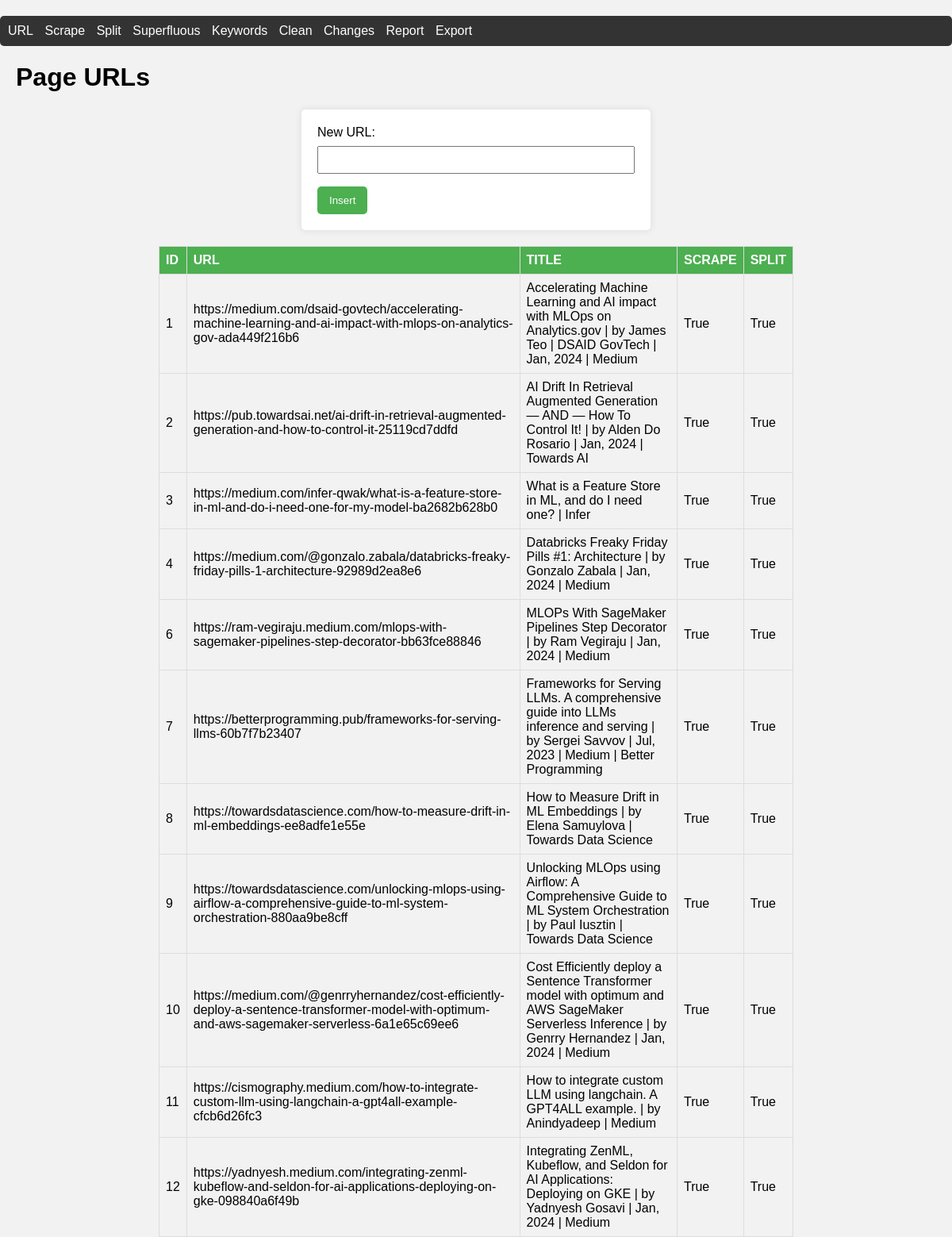
The page / on the database its author committed.
### tables this page shows
CREATE TABLE PAGES (
                        ID INTEGER PRIMARY KEY,
                        URL TEXT,
                        TITLE TEXT,
                        SCRAPE BOOLEAN,
                        SPLIT BOOLEAN
                    );

### run.py (the view)
@app.route('/')
def index():
    return urls()

### run.py (called while the page is built)
@app.route('/urls', methods=['GET', 'POST'])
def urls():
    if request.method == 'POST':
        new_url = request.form.get('new_url')
        if new_url:
            scraper.insert_new_url(new_url)
    pages_data = display_table('PAGES')
    return render_template('urls.html', pages_data=pages_data)

def display_table(table_name):
    connection = scraper.create_database_connection()
    cursor = connection.cursor()
    if table_name == 'KEYWORDS':
        cursor.execute(f'SELECT * FROM {table_name} ORDER BY keyword_count DESC')
    else:
        cursor.execute(f'SELECT * FROM {table_name}')
    data = cursor.fetchall()
    connection.close()
    return data

### scrapper.py (called while the page is built)
    def create_database_connection(self):
        return sqlite3.connect(self.database_name)

### templates/urls.html (shortened to what this page needs)
<!DOCTYPE html>
<html lang="en">
<head>
    <link rel="stylesheet" href="{{ url_for('static', filename='styles.css') }}">
</head>
<body>
   <div id="control-panel">
        <a href="/urls">URL</a>
        <a href="/scrape">Scrape</a>
        <a href="/split">Split</a>
        <a href="/superfluous">Superfluous</a>
        <a href="/keywords">Keywords</a>
        <a href="/clean">Clean</a>
        <a href="/changes">Changes</a>
        <a href="/report">Report</a>
       <a href="/export">Export</a>
    </div>
    <h1>Page URLs</h1>
     <form action="/urls" method="post">
        <label for="new_url">New URL:</label>
        <input type="text" id="new_url" name="new_url" required>
        <button type="submit">Insert</button>
    </form>
    <table border="1", id="table1">
        <thead>
            <tr>
                <th>ID</th>
                <th>URL</th>
                <th>TITLE</th>
                <th>SCRAPE</th>
                <th>SPLIT</th>
            </tr>
        </thead>
        <tbody>
            {% for page in pages_data %}
            <tr>
                <td>{{ page[0] }}</td>
                <td>{{ page[1] }}</td>
                <td>{{ page[2] }}</td>
                <td>{{ "True" if page[3] else "False" }}</td>
                <td>{{ "True" if page[4] else "False" }}</td>
            </tr>
        {% endfor %}
        </tbody>
    </table>
</body>
</html>

### static/styles.css (style rules this page uses)
body { font-family: Arial, sans-serif; background-color: #f2f2f2; margin: 0; padding: 0; }
#table1 { width: 100%; max-width: 800px; margin: auto; border-collapse: collapse; margin-top: 20px; }
th, td { border: 1px solid #dddddd; text-align: left; padding: 8px; }
th { background-color: #4CAF50; color: white; }
h1 { margin-left: 20px; }
#control-panel { background-color: #333; padding: 10px; margin-top: 20px; border-radius: 5px; }
#control-panel a { color: white; text-decoration: none; margin-right: 10px; }
form { max-width: 400px; margin: auto; background-color: #fff; padding: 20px; border-radius: 5px; box-shadow: 0 0 10px rgba(0, 0, 0, 0.1); margin-top: 20px; }
form label { display: block; margin-bottom: 8px; }
form input[type="text"], form input[type="password"], form select { width: 100%; padding: 8px; margin-bottom: 16px; box-sizing: border-box; }
form button { background-color: #4CAF50; color: white; padding: 10px 15px; border: none; border-radius: 5px; cursor: pointer; }

### rows shown on the page
PAGES: ID "1", URL "https://medium.com/dsaid-govtech/accelerating-machine-learning-and-ai-impact-with-mlops-on-analytics-gov-ada449f216b6", TITLE "Accelerating Machine Learning and AI impact with MLOps on Analytics.gov | by James Teo | DSAID GovTech | Jan, 2024 | Medium", SCRAPE "True", SPLIT "True"
PAGES: ID "2", URL "https://pub.towardsai.net/ai-drift-in-retrieval-augmented-generation-and-how-to-control-it-25119cd7ddfd", TITLE "AI Drift In Retrieval Augmented Generation — AND — How To Control It! | by Alden Do Rosario | Jan, 2024 | Towards AI", SCRAPE "True", SPLIT "True"
PAGES: ID "3", URL "https://medium.com/infer-qwak/what-is-a-feature-store-in-ml-and-do-i-need-one-for-my-model-ba2682b628b0", TITLE "What is a Feature Store in ML, and do I need one? | Infer", SCRAPE "True", SPLIT "True"
PAGES: ID "4", URL "https://medium.com/@gonzalo.zabala/databricks-freaky-friday-pills-1-architecture-92989d2ea8e6", TITLE "Databricks Freaky Friday Pills #1: Architecture | by Gonzalo Zabala | Jan, 2024 | Medium", SCRAPE "True", SPLIT "True"
PAGES: ID "6", URL "https://ram-vegiraju.medium.com/mlops-with-sagemaker-pipelines-step-decorator-bb63fce88846", TITLE "MLOPs With SageMaker Pipelines Step Decorator | by Ram Vegiraju | Jan, 2024 | Medium", SCRAPE "True", SPLIT "True"
PAGES: ID "7", URL "https://betterprogramming.pub/frameworks-for-serving-llms-60b7f7b23407", TITLE "Frameworks for Serving LLMs. A comprehensive guide into LLMs inference and serving | by Sergei Savvov | Jul, 2023 | Medium | Better Programming", SCRAPE "True", SPLIT "True"
PAGES: ID "8", URL "https://towardsdatascience.com/how-to-measure-drift-in-ml-embeddings-ee8adfe1e55e", TITLE "How to Measure Drift in ML Embeddings | by Elena Samuylova | Towards Data Science", SCRAPE "True", SPLIT "True"
PAGES: ID "9", URL "https://towardsdatascience.com/unlocking-mlops-using-airflow-a-comprehensive-guide-to-ml-system-orchestration-880aa9be8cff", TITLE "Unlocking MLOps using Airflow: A Comprehensive Guide to ML System Orchestration | by Paul Iusztin | Towards Data Science", SCRAPE "True", SPLIT "True"
PAGES: ID "10", URL "https://medium.com/@genrryhernandez/cost-efficiently-deploy-a-sentence-transformer-model-with-optimum-and-aws-sagemaker-serverless-6a1e65c69ee6", TITLE "Cost Efficiently deploy a Sentence Transformer model with optimum and AWS SageMaker Serverless Inference | by Genrry Hernandez | Jan, 2024 | Medium", SCRAPE "True", SPLIT "True"
PAGES: ID "11", URL "https://cismography.medium.com/how-to-integrate-custom-llm-using-langchain-a-gpt4all-example-cfcb6d26fc3", TITLE "How to integrate custom LLM using langchain. A GPT4ALL example. | by Anindyadeep | Medium", SCRAPE "True", SPLIT "True"
PAGES: ID "12", URL "https://yadnyesh.medium.com/integrating-zenml-kubeflow-and-seldon-for-ai-applications-deploying-on-gke-098840a6f49b", TITLE "Integrating ZenML, Kubeflow, and Seldon for AI Applications: Deploying on GKE | by Yadnyesh Gosavi | Jan, 2024 | Medium", SCRAPE "True", SPLIT "True"
